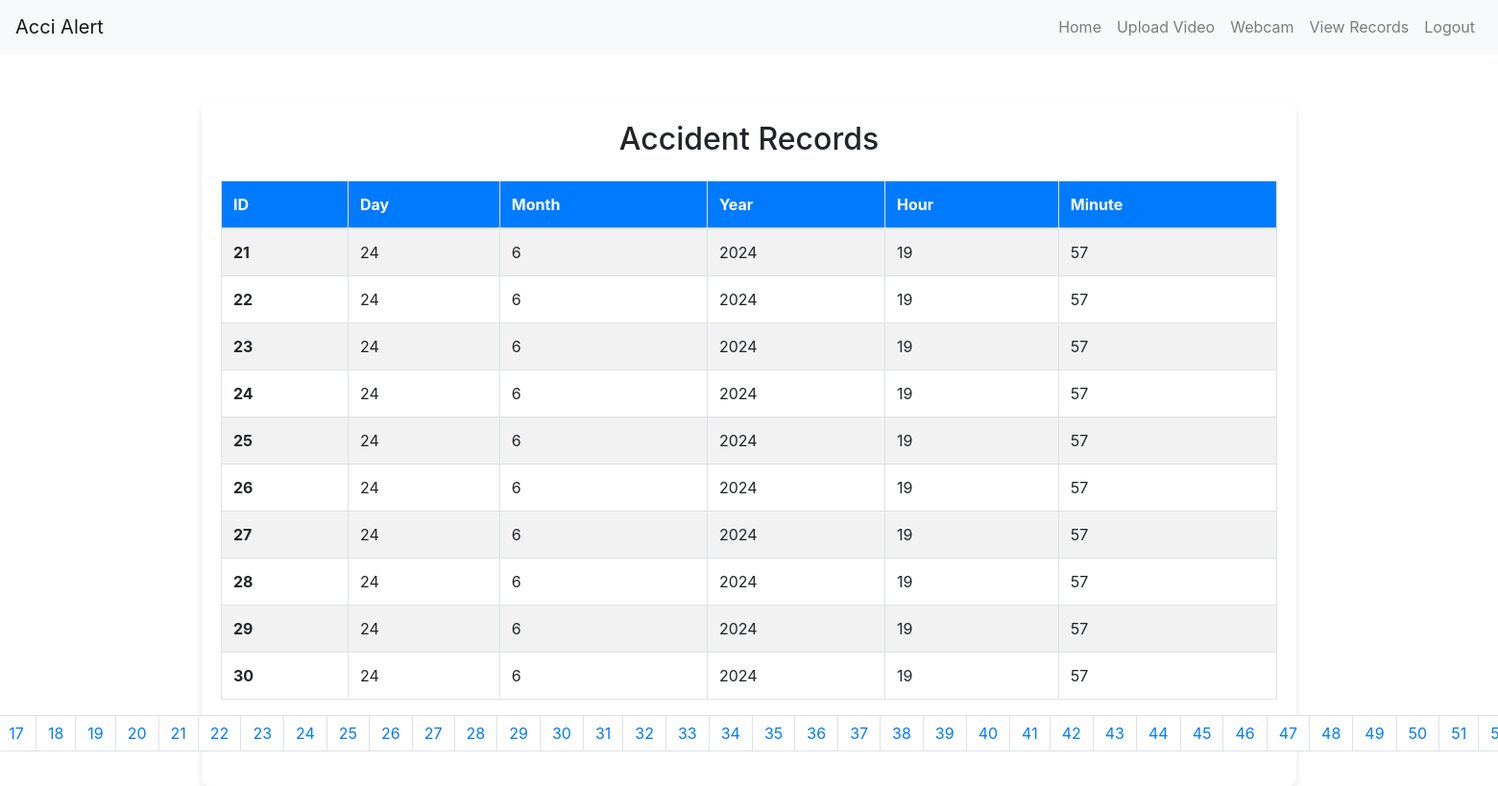
/view_records?page=3, run on the app's committed database.
### database/models.py (models this page shows)
class Accident(db.Model):
    id = db.Column(db.Integer, primary_key=True)
    timestamp = db.Column(db.DateTime, nullable=False)

### app.py (the view)
@app.route("/view_records")
def view_records():
    page = request.args.get('page', 1, type=int)
    records = Accident.query.paginate(page=page, per_page=PER_PAGE)
    return render_template("view_records.html", records=records.items, page=page, total_pages=records.pages)

### app.py (called while the page is built)
def format_timestamp(timestamp, format_type):
    if format_type == 'year':
        return timestamp.year
    elif format_type == 'month':
        return timestamp.month
    elif format_type == 'day':
        return timestamp.day
    elif format_type == 'hour':
        return timestamp.hour
    elif format_type == 'minute':
        return timestamp.minute

@app.context_processor
def utility_processor():
    return {
        'format_timestamp': format_timestamp,
    }

### templates/view_records.html (shortened to what this page needs)
<!DOCTYPE html>
<html lang="en">
<head>
    <link href="https://stackpath.bootstrapcdn.com/bootstrap/4.5.2/css/bootstrap.min.css" rel="stylesheet">
</head>
<body>
    <nav class="navbar navbar-expand-lg navbar-light bg-light">
        <a class="navbar-brand" href="#">Acci Alert</a>
        <div class="collapse navbar-collapse" id="navbarNav">
            <ul class="navbar-nav ml-auto">
                <li class="nav-item">
                    <a class="nav-link" href="/">Home</a>
                </li>
                <li class="nav-item">
                    <a class="nav-link" href="/upload">Upload Video</a>
                </li>
                <li class="nav-item">
                    <a class="nav-link" href="/webcam">Webcam</a>
                </li>
                <li class="nav-item">
                    <a class="nav-link" href="/view_records">View Records</a>
                </li>
                <li class="nav-item">
                    <a class="nav-link" href="/logout">Logout</a>
                </li>
            </ul>
        </div>
    </nav>
    <div class="container content-container">
        <h2 class="text-center mb-4">Accident Records</h2>
        <table class="table table-striped table-bordered">
            <thead>
                <tr>
                    <th scope="col">ID</th>
                    <th scope="col">Day</th>
                    <th scope="col">Month</th>
                    <th scope="col">Year</th>
                    <th scope="col">Hour</th>
                    <th scope="col">Minute</th>
                </tr>
            </thead>
            <tbody>
                {% for record in records %}
                <tr>
                    <th scope="row">{{ record.id }}</th>
                    <td>{{ format_timestamp(record.timestamp, 'day') }}</td>
                    <td>{{ format_timestamp(record.timestamp, 'month') }}</td>
                    <td>{{ format_timestamp(record.timestamp, 'year') }}</td>
                    <td>{{ format_timestamp(record.timestamp, 'hour') }}</td>
                    <td>{{ format_timestamp(record.timestamp, 'minute') }}</td>
                </tr>
                {% endfor %}
            </tbody>
        </table>
        <nav aria-label="Page navigation example">
            <ul class="pagination justify-content-center">
                {% for p in range(1, total_pages + 1) %}
                <li class="page-item {% if p == page %}active{% endif %}">
                    <a class="page-link" href="?page={{ p }}">{{ p }}</a>
                </li>
                {% endfor %}
            </ul>
        </nav>
    </div>
</body>
</html>

### templates/view_records.html (style rules this page uses)
.content-container { margin-top: 50px; background-color: #fff; padding: 20px; border-radius: 8px; box-shadow: 0 4px 8px rgba(0, 0, 0, 0.1); animation: fadeIn 1.5s; }
.table thead th { background-color: #007bff; color: #fff; border-top: none; }
.pagination .page-link { color: #007bff; }

### data on the page
Accident: id "21", timestamp "24", timestamp "6", timestamp "2024", timestamp "19", timestamp "57"
Accident: id "22", timestamp "24", timestamp "6", timestamp "2024", timestamp "19", timestamp "57"
Accident: id "23", timestamp "24", timestamp "6", timestamp "2024", timestamp "19", timestamp "57"
Accident: id "24", timestamp "24", timestamp "6", timestamp "2024", timestamp "19", timestamp "57"
Accident: id "25", timestamp "24", timestamp "6", timestamp "2024", timestamp "19", timestamp "57"
Accident: id "26", timestamp "24", timestamp "6", timestamp "2024", timestamp "19", timestamp "57"
Accident: id "27", timestamp "24", timestamp "6", timestamp "2024", timestamp "19", timestamp "57"
Accident: id "28", timestamp "24", timestamp "6", timestamp "2024", timestamp "19", timestamp "57"
Accident: id "29", timestamp "24", timestamp "6", timestamp "2024", timestamp "19", timestamp "57"
Accident: id "30", timestamp "24", timestamp "6", timestamp "2024", timestamp "19", timestamp "57"

### other printed values
{{ p }} "17" "18" "19" "20" "21" "22" "23" "24" "25" "26" "27" "28" "29" "30" "31" "32" "33" "34" "35" "36" "37" "38" "39" "40" "41" "42" "43" "44" "45" "46" "47" "48" "49" "50" "51"
